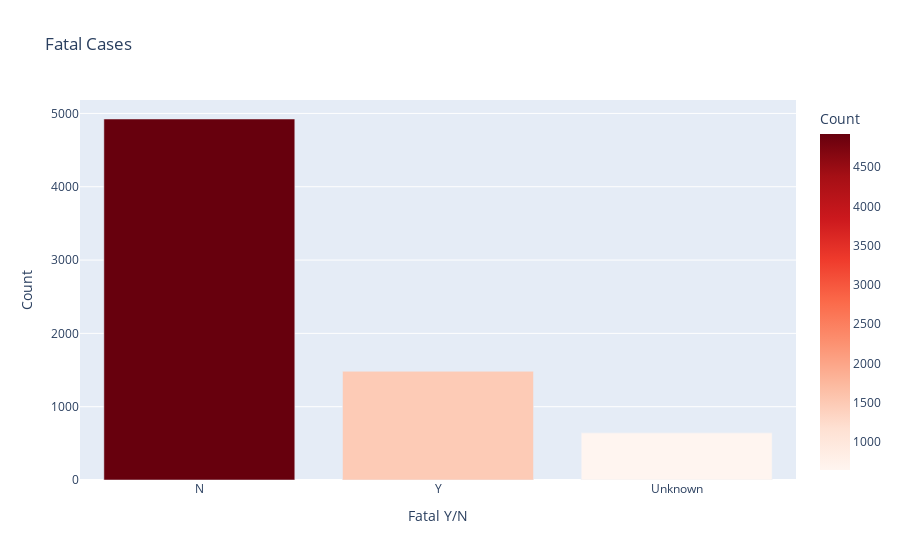

Notebook code cell kept with this figure:
### Markdown cell above
------------------------------------------------------------------------------------

### Code cell
# Fatal Cases Analysis
injury_counts = df['Fatal Y/N'].value_counts().reset_index()
injury_counts.columns = ['Fatal Y/N', 'Count']


fig = px.bar(injury_counts,
             x='Fatal Y/N',
             y='Count',
             color='Count',
             color_continuous_scale='Reds',
             title='Fatal Cases',)
fig.update_traces(textposition='outside')  # move labels above bars
fig.update_layout(uniformtext_minsize=8, uniformtext_mode='hide')

fig.show()

### Figure 1 — Plotly figure (JSON) as saved in the notebook; plotly's stock layout.template omitted (floating-point values rounded to 4 significant figures)
{"data": [{"hovertemplate": "Fatal Y/N=%{x}<br>Count=%{marker.color}<extra></extra>", "legendgroup": "", "marker": {"color": [4924, 1483, 643], "coloraxis": "coloraxis", "pattern": {"shape": ""}}, "name": "", "orientation": "v", "showlegend": false, "textposition": "outside", "type": "bar", "x": ["N", "Y", "Unknown"], "xaxis": "x", "y": [4924, 1483, 643], "yaxis": "y"}], "layout": {"barmode": "relative", "coloraxis": {"colorbar": {"title": {"text": "Count"}}, "colorscale": [[0, "rgb(255,245,240)"], [0.125, "rgb(254,224,210)"], [0.25, "rgb(252,187,161)"], [0.375, "rgb(252,146,114)"], [0.5, "rgb(251,106,74)"], [0.625, "rgb(239,59,44)"], [0.75, "rgb(203,24,29)"], [0.875, "rgb(165,15,21)"], [1, "rgb(103,0,13)"]]}, "legend": {"tracegroupgap": 0}, "title": {"text": "Fatal Cases"}, "uniformtext": {"minsize": 8, "mode": "hide"}, "xaxis": {"anchor": "y", "domain": [0, 1], "title": {"text": "Fatal Y/N"}}, "yaxis": {"anchor": "x", "domain": [0, 1], "title": {"text": "Count"}}}}
